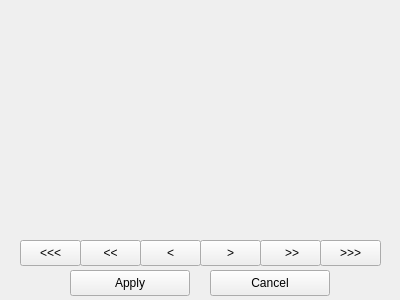
<?xml version="1.0" encoding="UTF-8"?>
<ui version="4.0">
 <class>MainWindow</class>
 <widget class="QMainWindow" name="MainWindow">
  <property name="geometry">
   <rect>
    <x>0</x>
    <y>0</y>
    <width>400</width>
    <height>300</height>
   </rect>
  </property>
  <property name="windowTitle">
   <string>MainWindow</string>
  </property>
  <widget class="QWidget" name="centralWidget">
   <widget class="QPushButton" name="applyButton">
    <property name="geometry">
     <rect>
      <x>70</x>
      <y>270</y>
      <width>120</width>
      <height>26</height>
     </rect>
    </property>
    <property name="text">
     <string>Apply</string>
    </property>
   </widget>
   <widget class="QPushButton" name="cancelButton">
    <property name="geometry">
     <rect>
      <x>210</x>
      <y>270</y>
      <width>120</width>
      <height>26</height>
     </rect>
    </property>
    <property name="text">
     <string>Cancel</string>
    </property>
   </widget>
   <widget class="QPushButton" name="forwardsFast">
    <property name="geometry">
     <rect>
      <x>20</x>
      <y>240</y>
      <width>61</width>
      <height>26</height>
     </rect>
    </property>
    <property name="text">
     <string>&lt;&lt;&lt;</string>
    </property>
   </widget>
   <widget class="QPushButton" name="forwardsMedium">
    <property name="geometry">
     <rect>
      <x>80</x>
      <y>240</y>
      <width>61</width>
      <height>26</height>
     </rect>
    </property>
    <property name="text">
     <string>&lt;&lt;</string>
    </property>
   </widget>
   <widget class="QPushButton" name="forwardsSlow">
    <property name="geometry">
     <rect>
      <x>140</x>
      <y>240</y>
      <width>61</width>
      <height>26</height>
     </rect>
    </property>
    <property name="text">
     <string>&lt;</string>
    </property>
   </widget>
   <widget class="QPushButton" name="backwardsFast">
    <property name="geometry">
     <rect>
      <x>320</x>
      <y>240</y>
      <width>61</width>
      <height>26</height>
     </rect>
    </property>
    <property name="text">
     <string>&gt;&gt;&gt;</string>
    </property>
   </widget>
   <widget class="QPushButton" name="backwardsMedium">
    <property name="geometry">
     <rect>
      <x>260</x>
      <y>240</y>
      <width>61</width>
      <height>26</height>
     </rect>
    </property>
    <property name="text">
     <string> &gt;&gt;</string>
    </property>
   </widget>
   <widget class="QPushButton" name="backwardsSlow">
    <property name="geometry">
     <rect>
      <x>200</x>
      <y>240</y>
      <width>61</width>
      <height>26</height>
     </rect>
    </property>
    <property name="text">
     <string>&gt;</string>
    </property>
   </widget>
  </widget>
 </widget>
 <layoutdefault spacing="6" margin="11"/>
 <resources/>
 <connections/>
</ui>
